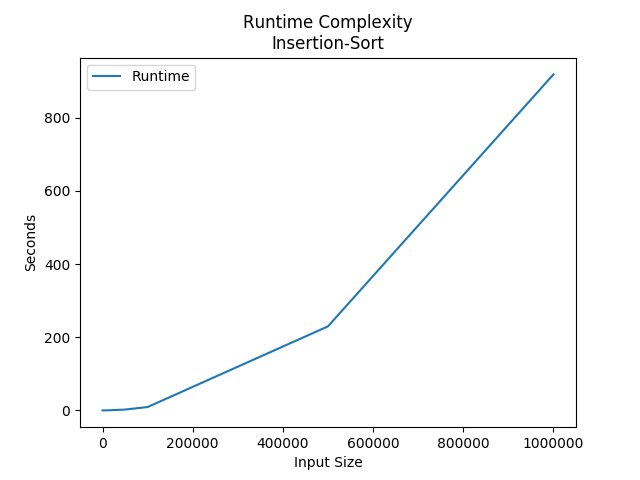

Here is the Python script that generated this plot:
import matplotlib.pyplot as plt
import numpy as np

x, y = np.loadtxt('insertion_sort.txt', delimiter=',', unpack=True)
plt.plot(x,y, label='Runtime')

plt.xlabel('Input Size')
plt.ylabel('Seconds')
plt.title('Runtime Complexity\nInsertion-Sort')
plt.legend()
plt.show()
